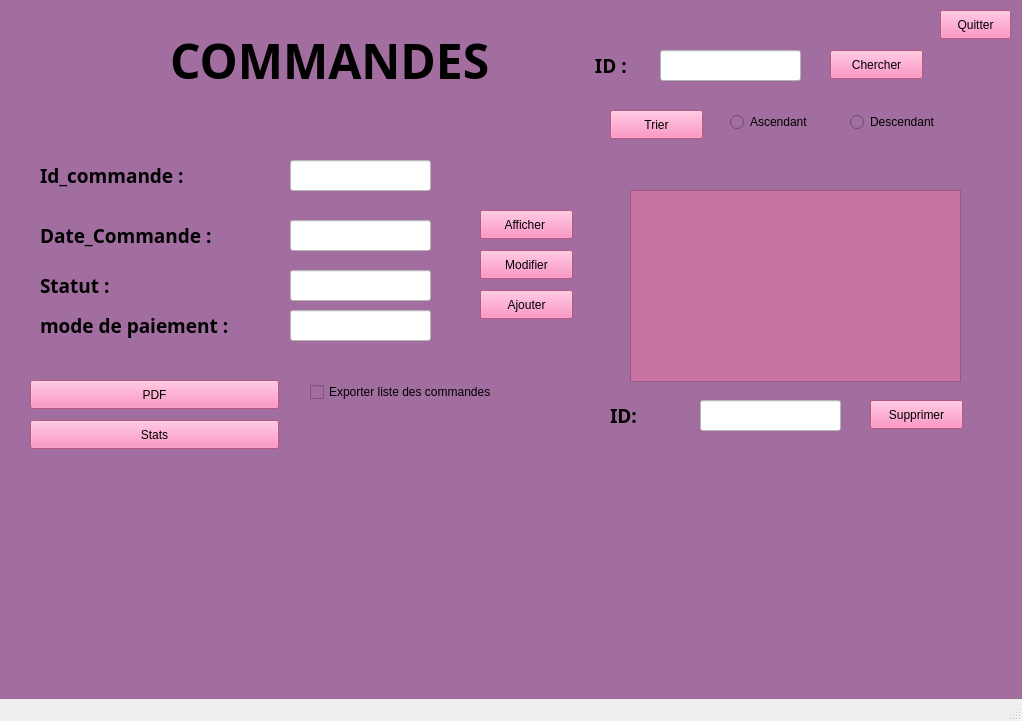
<?xml version="1.0" encoding="UTF-8"?>
<ui version="4.0">
 <class>MainWindow</class>
 <widget class="QMainWindow" name="MainWindow">
  <property name="enabled">
   <bool>true</bool>
  </property>
  <property name="geometry">
   <rect>
    <x>0</x>
    <y>0</y>
    <width>1022</width>
    <height>721</height>
   </rect>
  </property>
  <property name="windowTitle">
   <string>MainWindow</string>
  </property>
  <property name="unifiedTitleAndToolBarOnMac">
   <bool>false</bool>
  </property>
  <widget class="QWidget" name="centralwidget">
   <widget class="QWidget" name="centralwidget_2" native="true">
    <property name="geometry">
     <rect>
      <x>0</x>
      <y>0</y>
      <width>1031</width>
      <height>701</height>
     </rect>
    </property>
    <property name="styleSheet">
     <string notr="true">background-color: rgb(162, 109, 159);</string>
    </property>
    <widget class="QPushButton" name="Ajouter">
     <property name="geometry">
      <rect>
       <x>480</x>
       <y>290</y>
       <width>93</width>
       <height>29</height>
      </rect>
     </property>
     <property name="styleSheet">
      <string notr="true">background-color: rgb(255, 119, 178);</string>
     </property>
     <property name="text">
      <string>Ajouter</string>
     </property>
    </widget>
    <widget class="QLabel" name="label_4">
     <property name="geometry">
      <rect>
       <x>40</x>
       <y>270</y>
       <width>111</width>
       <height>31</height>
      </rect>
     </property>
     <property name="font">
      <font>
       <family>Segoe UI Black</family>
       <pointsize>14</pointsize>
       <bold>true</bold>
      </font>
     </property>
     <property name="text">
      <string>Statut :</string>
     </property>
    </widget>
    <widget class="QLabel" name="label_6">
     <property name="geometry">
      <rect>
       <x>40</x>
       <y>310</y>
       <width>241</width>
       <height>31</height>
      </rect>
     </property>
     <property name="font">
      <font>
       <family>Segoe UI Black</family>
       <pointsize>14</pointsize>
       <bold>true</bold>
      </font>
     </property>
     <property name="text">
      <string>mode de paiement :</string>
     </property>
    </widget>
    <widget class="QLabel" name="label_5">
     <property name="geometry">
      <rect>
       <x>40</x>
       <y>220</y>
       <width>221</width>
       <height>31</height>
      </rect>
     </property>
     <property name="font">
      <font>
       <family>Segoe UI Black</family>
       <pointsize>14</pointsize>
       <bold>true</bold>
      </font>
     </property>
     <property name="text">
      <string>Date_Commande :</string>
     </property>
    </widget>
    <widget class="QLabel" name="le_2">
     <property name="geometry">
      <rect>
       <x>40</x>
       <y>160</y>
       <width>171</width>
       <height>31</height>
      </rect>
     </property>
     <property name="font">
      <font>
       <family>Segoe UI Black</family>
       <pointsize>14</pointsize>
       <bold>true</bold>
      </font>
     </property>
     <property name="text">
      <string>Id_commande :</string>
     </property>
    </widget>
    <widget class="QLabel" name="label">
     <property name="geometry">
      <rect>
       <x>170</x>
       <y>30</y>
       <width>371</width>
       <height>61</height>
      </rect>
     </property>
     <property name="font">
      <font>
       <family>Sitka Display</family>
       <pointsize>36</pointsize>
       <bold>true</bold>
      </font>
     </property>
     <property name="text">
      <string>COMMANDES</string>
     </property>
    </widget>
    <widget class="QPushButton" name="chercher">
     <property name="geometry">
      <rect>
       <x>830</x>
       <y>50</y>
       <width>93</width>
       <height>29</height>
      </rect>
     </property>
     <property name="styleSheet">
      <string notr="true">background-color: rgb(255, 119, 178);</string>
     </property>
     <property name="text">
      <string>Chercher</string>
     </property>
    </widget>
    <widget class="QLabel" name="PREN">
     <property name="geometry">
      <rect>
       <x>590</x>
       <y>50</y>
       <width>51</width>
       <height>31</height>
      </rect>
     </property>
     <property name="font">
      <font>
       <family>Segoe UI Black</family>
       <pointsize>14</pointsize>
       <bold>true</bold>
      </font>
     </property>
     <property name="text">
      <string> ID :</string>
     </property>
    </widget>
    <widget class="QPushButton" name="trierbutton">
     <property name="geometry">
      <rect>
       <x>610</x>
       <y>110</y>
       <width>93</width>
       <height>29</height>
      </rect>
     </property>
     <property name="styleSheet">
      <string notr="true">background-color: rgb(255, 119, 178);</string>
     </property>
     <property name="text">
      <string>Trier</string>
     </property>
    </widget>
    <widget class="QLineEdit" name="lineEdit_id">
     <property name="geometry">
      <rect>
       <x>290</x>
       <y>160</y>
       <width>141</width>
       <height>31</height>
      </rect>
     </property>
     <property name="font">
      <font>
       <family>Segoe UI</family>
       <pointsize>11</pointsize>
       <italic>false</italic>
       <bold>true</bold>
      </font>
     </property>
     <property name="styleSheet">
      <string notr="true">background-color: rgb(255, 255, 255);
font: 700 11pt &quot;Segoe UI&quot;;</string>
     </property>
     <property name="text">
      <string/>
     </property>
    </widget>
    <widget class="QLineEdit" name="lineEdit_paiement">
     <property name="geometry">
      <rect>
       <x>290</x>
       <y>310</y>
       <width>141</width>
       <height>31</height>
      </rect>
     </property>
     <property name="font">
      <font>
       <family>Segoe UI</family>
       <pointsize>11</pointsize>
       <italic>false</italic>
       <bold>true</bold>
      </font>
     </property>
     <property name="styleSheet">
      <string notr="true">background-color: rgb(255, 255, 255);
font: 700 11pt &quot;Segoe UI&quot;;</string>
     </property>
     <property name="text">
      <string/>
     </property>
    </widget>
    <widget class="QLineEdit" name="lineEdit_statut">
     <property name="geometry">
      <rect>
       <x>290</x>
       <y>270</y>
       <width>141</width>
       <height>31</height>
      </rect>
     </property>
     <property name="font">
      <font>
       <family>Segoe UI</family>
       <pointsize>11</pointsize>
       <italic>false</italic>
       <bold>true</bold>
      </font>
     </property>
     <property name="styleSheet">
      <string notr="true">background-color: rgb(255, 255, 255);
font: 700 11pt &quot;Segoe UI&quot;;</string>
     </property>
     <property name="text">
      <string/>
     </property>
    </widget>
    <widget class="QLineEdit" name="lineEdit_date">
     <property name="geometry">
      <rect>
       <x>290</x>
       <y>220</y>
       <width>141</width>
       <height>31</height>
      </rect>
     </property>
     <property name="font">
      <font>
       <family>Segoe UI</family>
       <pointsize>11</pointsize>
       <italic>false</italic>
       <bold>true</bold>
      </font>
     </property>
     <property name="styleSheet">
      <string notr="true">background-color: rgb(255, 255, 255);
font: 700 11pt &quot;Segoe UI&quot;;</string>
     </property>
     <property name="text">
      <string/>
     </property>
    </widget>
    <widget class="QPushButton" name="supprimerbutton">
     <property name="geometry">
      <rect>
       <x>870</x>
       <y>400</y>
       <width>93</width>
       <height>29</height>
      </rect>
     </property>
     <property name="styleSheet">
      <string notr="true">background-color: rgb(255, 119, 178);</string>
     </property>
     <property name="text">
      <string>Supprimer</string>
     </property>
    </widget>
    <widget class="QLineEdit" name="lineEdit_rechercher_id">
     <property name="geometry">
      <rect>
       <x>660</x>
       <y>50</y>
       <width>141</width>
       <height>31</height>
      </rect>
     </property>
     <property name="font">
      <font>
       <family>Segoe UI</family>
       <pointsize>11</pointsize>
       <italic>false</italic>
       <bold>true</bold>
      </font>
     </property>
     <property name="styleSheet">
      <string notr="true">background-color: rgb(255, 255, 255);
font: 700 11pt &quot;Segoe UI&quot;;</string>
     </property>
     <property name="text">
      <string/>
     </property>
    </widget>
    <widget class="QPushButton" name="modifierbutton">
     <property name="geometry">
      <rect>
       <x>480</x>
       <y>250</y>
       <width>93</width>
       <height>29</height>
      </rect>
     </property>
     <property name="styleSheet">
      <string notr="true">background-color: rgb(255, 119, 178);</string>
     </property>
     <property name="text">
      <string>Modifier</string>
     </property>
    </widget>
    <widget class="QTableView" name="tableView">
     <property name="geometry">
      <rect>
       <x>630</x>
       <y>190</y>
       <width>331</width>
       <height>192</height>
      </rect>
     </property>
     <property name="styleSheet">
      <string notr="true">background-color: rgb(200, 115, 163);</string>
     </property>
    </widget>
    <widget class="QLineEdit" name="supp">
     <property name="geometry">
      <rect>
       <x>700</x>
       <y>400</y>
       <width>141</width>
       <height>31</height>
      </rect>
     </property>
     <property name="font">
      <font>
       <family>Segoe UI</family>
       <pointsize>11</pointsize>
       <italic>false</italic>
       <bold>true</bold>
      </font>
     </property>
     <property name="styleSheet">
      <string notr="true">background-color: rgb(255, 255, 255);
font: 700 11pt &quot;Segoe UI&quot;;</string>
     </property>
     <property name="text">
      <string/>
     </property>
    </widget>
    <widget class="QLabel" name="le_3">
     <property name="geometry">
      <rect>
       <x>610</x>
       <y>400</y>
       <width>61</width>
       <height>31</height>
      </rect>
     </property>
     <property name="font">
      <font>
       <family>Segoe UI Black</family>
       <pointsize>14</pointsize>
       <bold>true</bold>
      </font>
     </property>
     <property name="text">
      <string>ID:</string>
     </property>
    </widget>
    <widget class="QPushButton" name="Afficher">
     <property name="geometry">
      <rect>
       <x>480</x>
       <y>210</y>
       <width>93</width>
       <height>29</height>
      </rect>
     </property>
     <property name="styleSheet">
      <string notr="true">background-color: rgb(255, 119, 178);</string>
     </property>
     <property name="text">
      <string>Afficher </string>
     </property>
    </widget>
    <widget class="QRadioButton" name="radioButtonASC">
     <property name="geometry">
      <rect>
       <x>730</x>
       <y>110</y>
       <width>110</width>
       <height>24</height>
      </rect>
     </property>
     <property name="text">
      <string>Ascendant</string>
     </property>
    </widget>
    <widget class="QRadioButton" name="radioButtonDESC">
     <property name="geometry">
      <rect>
       <x>850</x>
       <y>110</y>
       <width>110</width>
       <height>24</height>
      </rect>
     </property>
     <property name="text">
      <string>Descendant</string>
     </property>
    </widget>
    <widget class="QPushButton" name="pdfButton">
     <property name="geometry">
      <rect>
       <x>30</x>
       <y>380</y>
       <width>249</width>
       <height>29</height>
      </rect>
     </property>
     <property name="styleSheet">
      <string notr="true">background-color: rgb(255, 119, 178);</string>
     </property>
     <property name="text">
      <string>PDF</string>
     </property>
    </widget>
    <widget class="QPushButton" name="afficherStatistiques">
     <property name="geometry">
      <rect>
       <x>30</x>
       <y>420</y>
       <width>249</width>
       <height>29</height>
      </rect>
     </property>
     <property name="styleSheet">
      <string notr="true">background-color: rgb(255, 119, 178);</string>
     </property>
     <property name="text">
      <string>Stats</string>
     </property>
    </widget>
    <widget class="QCheckBox" name="checkboxListe">
     <property name="geometry">
      <rect>
       <x>310</x>
       <y>380</y>
       <width>231</width>
       <height>24</height>
      </rect>
     </property>
     <property name="text">
      <string>Exporter liste des commandes</string>
     </property>
    </widget>
    <widget class="QPushButton" name="Quitter">
     <property name="geometry">
      <rect>
       <x>940</x>
       <y>10</y>
       <width>71</width>
       <height>29</height>
      </rect>
     </property>
     <property name="styleSheet">
      <string notr="true">background-color: rgb(255, 119, 178);
</string>
     </property>
     <property name="text">
      <string>Quitter</string>
     </property>
    </widget>
    <widget class="QLabel" name="label_stat">
     <property name="geometry">
      <rect>
       <x>170</x>
       <y>470</y>
       <width>671</width>
       <height>181</height>
      </rect>
     </property>
     <property name="text">
      <string/>
     </property>
    </widget>
    <widget class="QLabel" name="label_2">
     <property name="geometry">
      <rect>
       <x>40</x>
       <y>30</y>
       <width>81</width>
       <height>51</height>
      </rect>
     </property>
     <property name="text">
      <string/>
     </property>
     <property name="pixmap">
      <pixmap>../../Pictures/Screenshots/fash.png</pixmap>
     </property>
    </widget>
   </widget>
  </widget>
  <widget class="QMenuBar" name="menubar">
   <property name="geometry">
    <rect>
     <x>0</x>
     <y>0</y>
     <width>1022</width>
     <height>26</height>
    </rect>
   </property>
  </widget>
  <widget class="QStatusBar" name="statusbar"/>
 </widget>
 <resources/>
 <connections/>
</ui>
